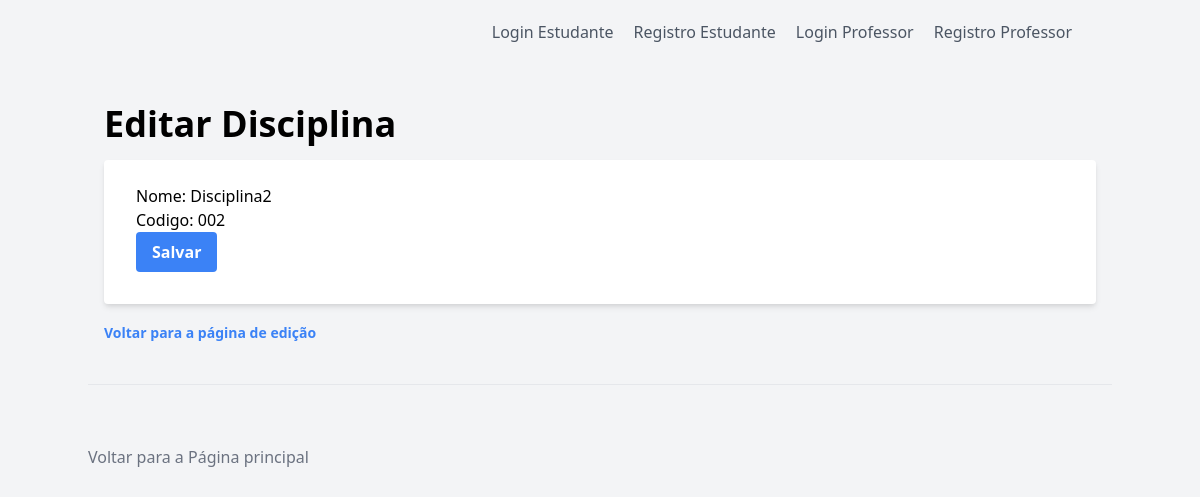
The app's page /editar_disciplina/2/, older data.
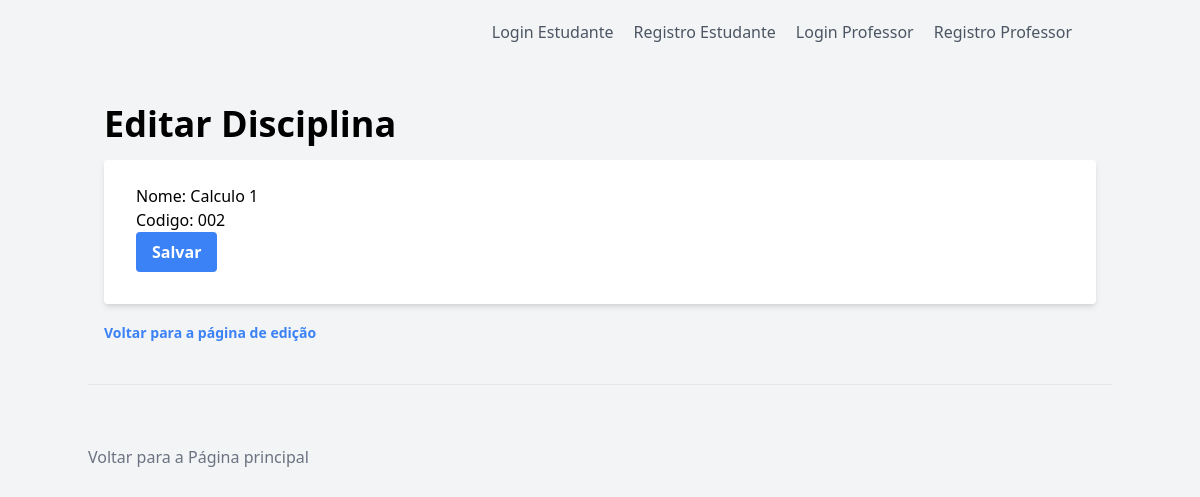
The same page, newer data.
### pi/models.py (models this page shows, shortened)
class Disciplina(models.Model):
    nome = models.CharField(max_length=100)
    codigo = models.CharField(max_length=10)
    professor = models.ForeignKey('Professor', on_delete=models.SET_NULL, null=True)
    sala = models.ForeignKey('Sala', on_delete=models.SET_NULL, null=True)
    horario_inicio = models.TimeField()
    horario_fim = models.TimeField()

### pi/views.py (the view)
# urls.py: path('editar_disciplina/<int:id>/', views.editar_disciplina, name='editar_disciplina'),
def editar_disciplina(request, id):
    disciplina = get_object_or_404(Disciplina, id=id)
    if request.method == 'POST':
        form = DisciplinaForm(request.POST, instance=disciplina)
        if form.is_valid():
            form.save()
            return redirect('editar')
    else:
        form = DisciplinaForm(instance=disciplina)
    return render(request, 'editar_disciplina.html', {'form': form})

### pi/forms.py
class DisciplinaForm(forms.ModelForm):
    class Meta:
        model = Disciplina
        fields = ['nome', 'codigo']

### pi/templates/editar_disciplina.html (shortened to what this page needs)
{% extends 'base.html' %}
{% block content %}
<div class="container mx-auto px-4">
    <h1 class="text-4xl font-bold mb-4">Editar Disciplina</h1>
    <form method="post" class="bg-white shadow-md rounded px-8 pt-6 pb-8 mb-4">
        {{ form.as_p }}
        <button type="submit" class="bg-blue-500 hover:bg-blue-700 text-white font-bold py-2 px-4 rounded">Salvar</button>
    </form>
    <a href="{% url 'editar' %}" class="inline-block align-baseline font-bold text-sm text-blue-500 hover:text-blue-800">Voltar para a página de edição</a>
</div>
{% endblock %}

Row changes from the older to the newer data that the page shows:
changed Disciplina: nome "Disciplina2" → "Calculo 1"
